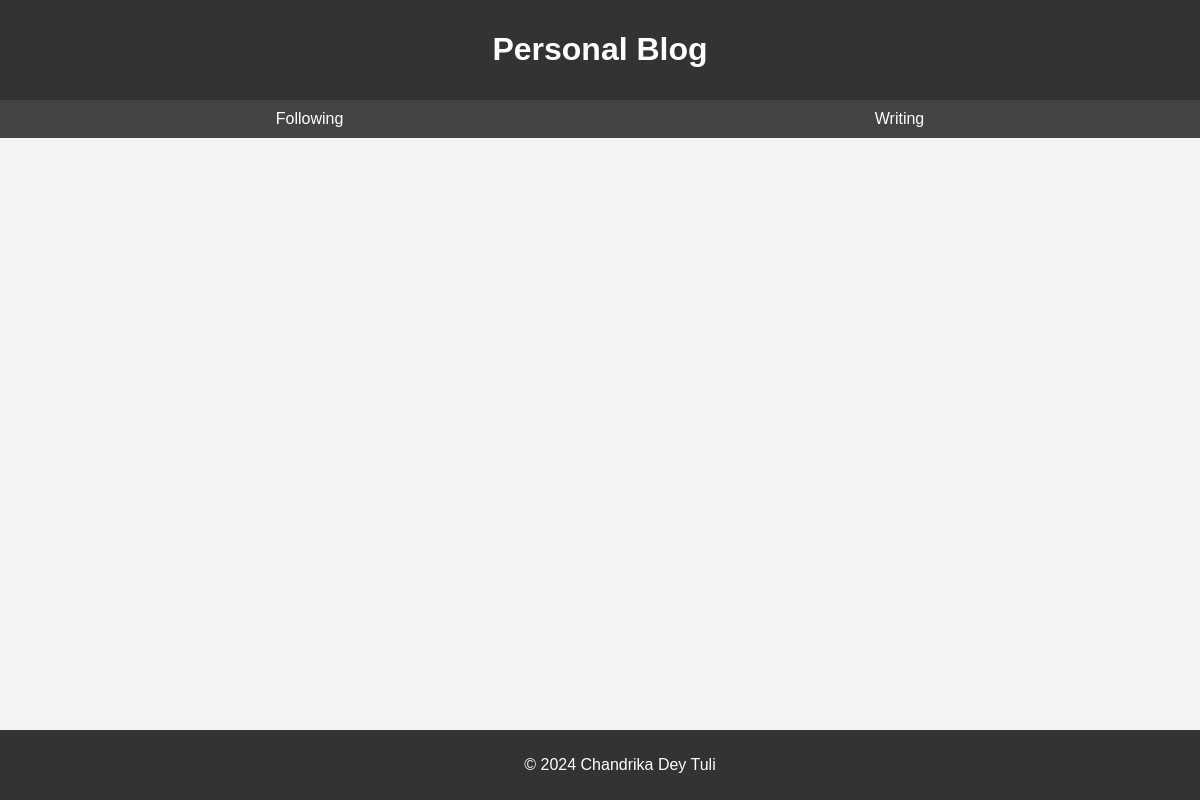
The page /post-list/ on the database as committed earlier.
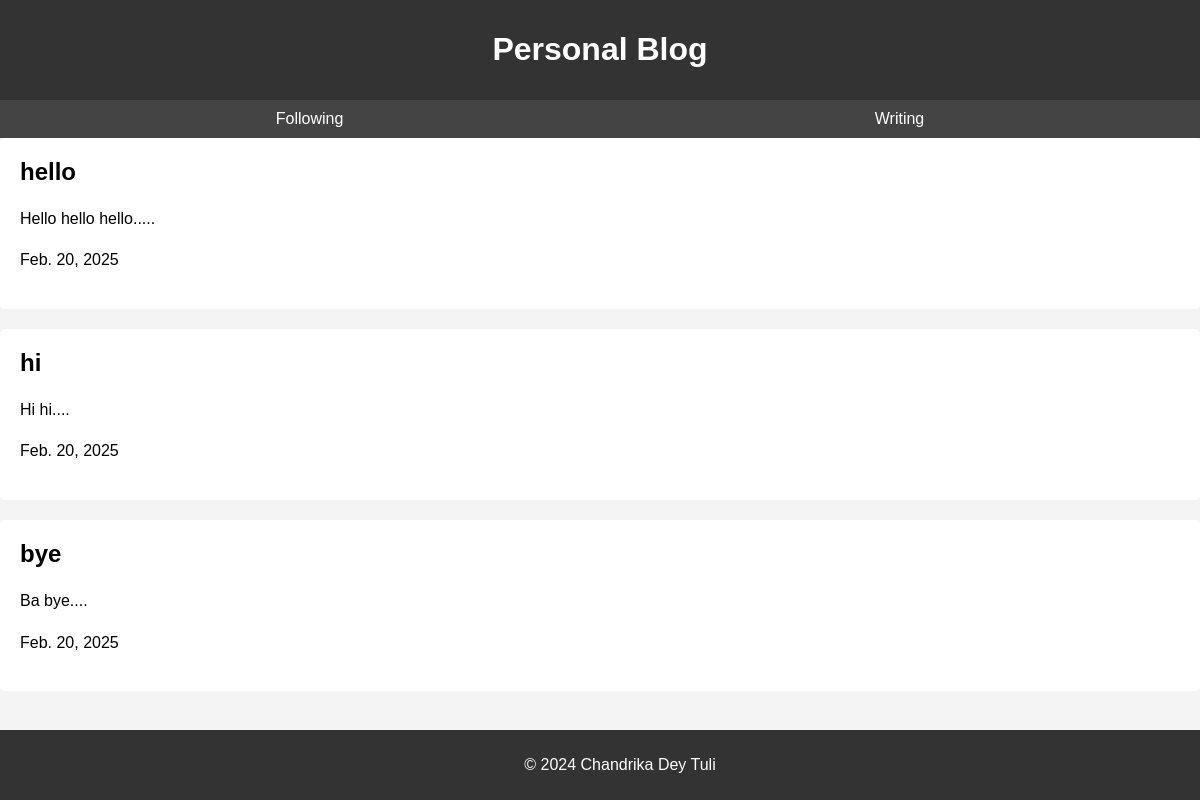
The same page on the database as committed later.
### posts/models.py (models this page shows)
class Post(models.Model):
    title= models.CharField(max_length=60)
    content = models.TextField()
    publish_date= models.DateField()

### posts/views.py (the view)
# urls.py: path('post-list/',post_list_view),
def post_list_view(request):
    post_data = Post.objects.all().order_by("id")
    context = {
        "data":post_data
    }
    return render(request,"post_list.html",context)

### templates/post_list.html (shortened to what this page needs)
<!DOCTYPE html>
<html lang="en">
<head>
</head>
<body>
    <header>
        <h1>Personal Blog</h1>
    </header>
    <nav>
        <a href="#">Following</a>
        <a href="#">Writing</a>
    </nav>
    {% for post in data %}
        <div class="article">
            <h2>{{ post.title }}</h2>
            <p>{{ post.content }}</p>
            <p>{{ post.publish_date }}</p>
        </div>
    {% endfor %}
    <footer>
        <p>&copy; 2024 Chandrika Dey Tuli </p>
    </footer>
</body>
</html>

### templates/post_list.html (style rules this page uses)
body { font-family: Arial, sans-serif; margin: 0; padding: 0; background-color: #f4f4f4; }
header { background-color: #333; color: #fff; padding: 10px 20px; text-align: center; }
nav { display: flex; justify-content: space-around; background-color: #444; padding: 10px; }
nav a { color: #fff; text-decoration: none; }
.article { background-color: #fff; padding: 20px; margin-bottom: 20px; border-radius: 5px; }
.article h2 { margin-top: 0; }
.article p { line-height: 1.6; }
footer { background-color: #333; color: #fff; text-align: center; padding: 10px 20px; position: fixed; bottom: 0; width: 100%; }

Rows that differ between the two databases and show on the page:
added Post: title "hello", content "Hello hello hello.....", publish_date "Feb. 20, 2025"
added Post: title "hi", content "Hi hi....", publish_date "Feb. 20, 2025"
added Post: title "bye", content "Ba bye....", publish_date "Feb. 20, 2025"
